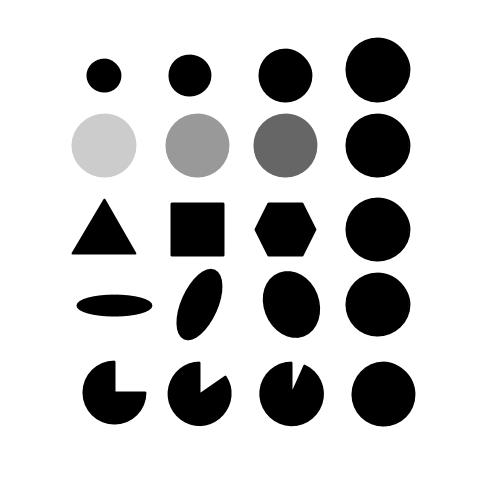
#> input picture blobtest.jpg, 480 x 480 px
$ python sliding_window.py --image blobtest.jpg
#> lines starting #> are read from the running program, lines starting #| are printed output that depends on the picture
### pyimagesearch/helpers.py
# import the necessary packages
import imutils

# [17 lines left out: function pyramid, not called in this run]

def sliding_window(image, stepSize, windowSize):
	# slide a window across the image
	for y in range(0, image.shape[0], stepSize):
		for x in range(0, image.shape[1], stepSize):
			# yield the current window
			yield (x, y, image[y:y + windowSize[1], x:x + windowSize[0]])

### sliding_window.py
# usage: python sliding_window.py --image images/adrian_florida.jpg
# from pyimagesearch

from pyimagesearch.helpers import pyramid
from pyimagesearch.helpers import sliding_window
import argparse
import time
import cv2

print(cv2.__version__)

ap = argparse.ArgumentParser()
ap.add_argument("-i", "--image", required=True, help="Path to the image")
args = vars(ap.parse_args())

image = cv2.imread(args["image"])
#> image is the input picture: shape (480, 480, 3); min 0, max 255, mean 203
(winW, winH) = (395, 395)

for (x, y, window) in sliding_window(image, stepSize=395, windowSize=(winW, winH)):
	if window.shape[0] != winH or window.shape[1] != winW:
		continue

	# MACHINE LEARNING CLASSIFIER WITH WINDOW

	clone = image.copy()
	cv2.rectangle(clone, (x, y), (x + winW, y + winH), (0, 255, 0), 2)
	cv2.imshow("Window", clone)
	cv2.waitKey(1)
	time.sleep(1.5)
#> this loop made 4 passes
#> (x, y) on passes 1 to 4: (0, 0), (395, 0), (0, 395), (395, 395)
#> pass 1, `cv2.imshow("Window", clone)`:
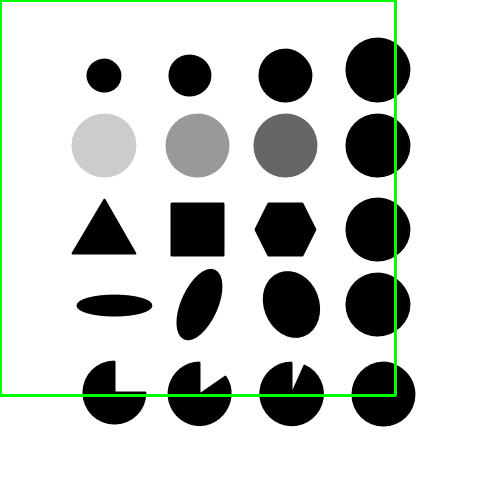
#> window 'Window': shape (480, 480, 3); mean B, G, R 200.2, 204.6, 200.2

$ run again, on test.jpg
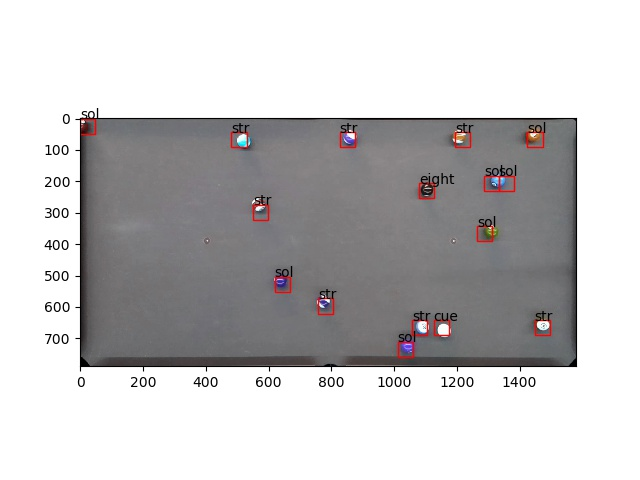
#> input picture test.jpg, 640 x 480 px
#> image is the input picture: shape (480, 640, 3); mean B, G, R 197.4, 196.6, 198
#> the loop `for (x, y, window) in sliding_window(image, stepSize=395, windowSize=(..` made 4 passes
#> (x, y) on passes 1 to 4: (0, 0), (395, 0), (0, 395), (395, 395)
#> pass 1, `cv2.imshow("Window", clone)`:
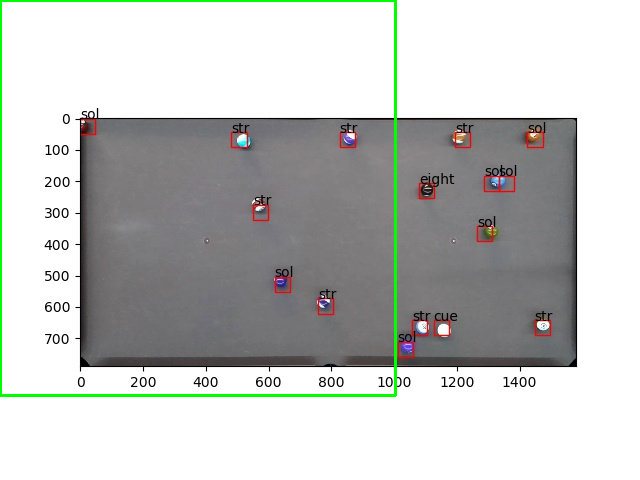
#> window 'Window': shape (480, 640, 3); mean B, G, R 194.5, 197, 195
